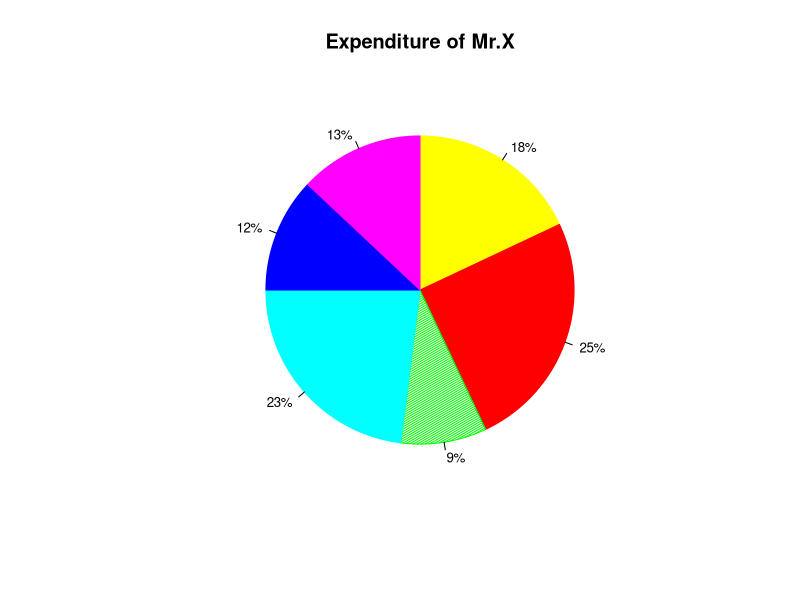

This chart was generated by the following R code: (Note: this script raises an error after producing the figure.)
expenses = c(6480,9000,3240,8280,4320,4680)
items = c("Rent","Food","Entertainment","Education","Savings","Medical")

#Converting the data into percentage form
pct = round(expenses/sum(expenses)*100)
items = paste(pct,"%",sep="")

#Giving the 'red' color to the item with the most expenditure
col_list = rainbow(length(expenses))
red_col = match("#FF0000",col_list)
max_pos = which.max(expenses)
temp = col_list[max_pos]
col_list[max_pos]="#FF0000"
col_list[red_col]=temp

#Giving the shading effect to the item with the least expenditure
min_pos = which.min(expenses)
density1=rep(NA,length(expenses))
density1[min_pos] = 50

#Plotting the pie chart
pie(expenses,labels = items,main='Expenditure of Mr.X',clockwise = TRUE,col=col_list,cex=0.8,density = density1,angle = 30,border=col_list)
legend(locator(1),legend=c("Rent","Food","Entertainment","Education","Savings","Medical"),cex=0.5,fill=col_list)

#Finding the percentage difference
Max = pct[max_pos]
Min = pct[min_pos]
diff = (((Max-Min)/Max)*100)
diff


